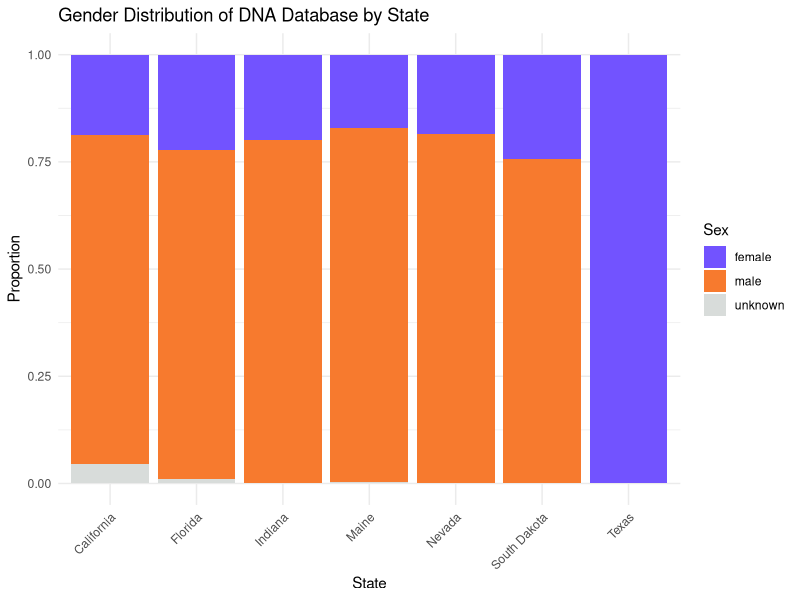
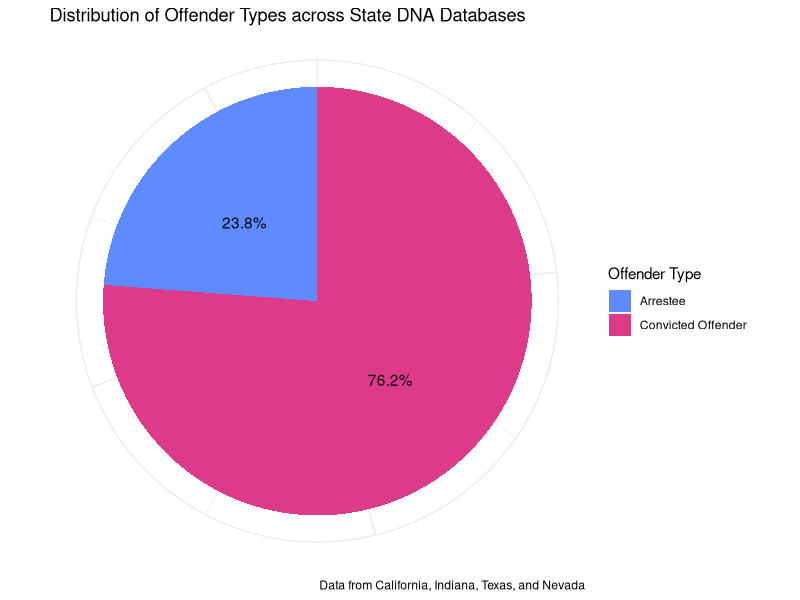
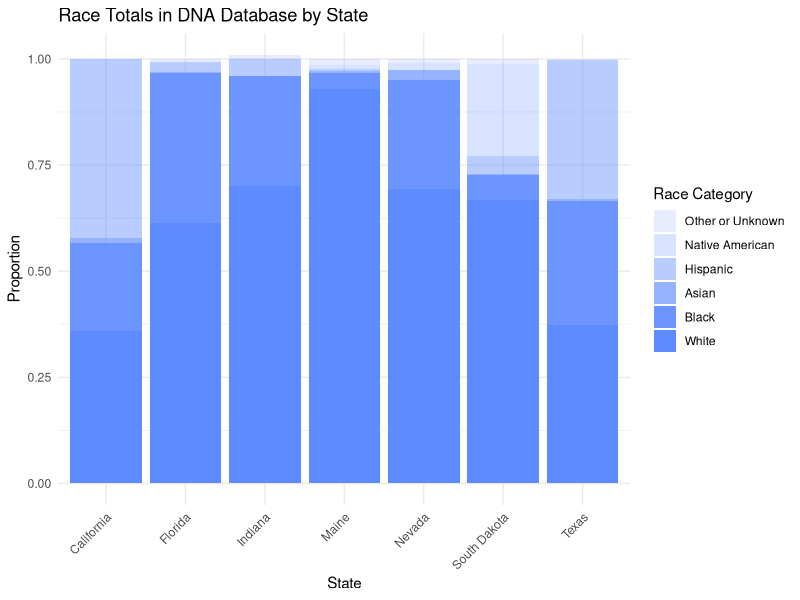
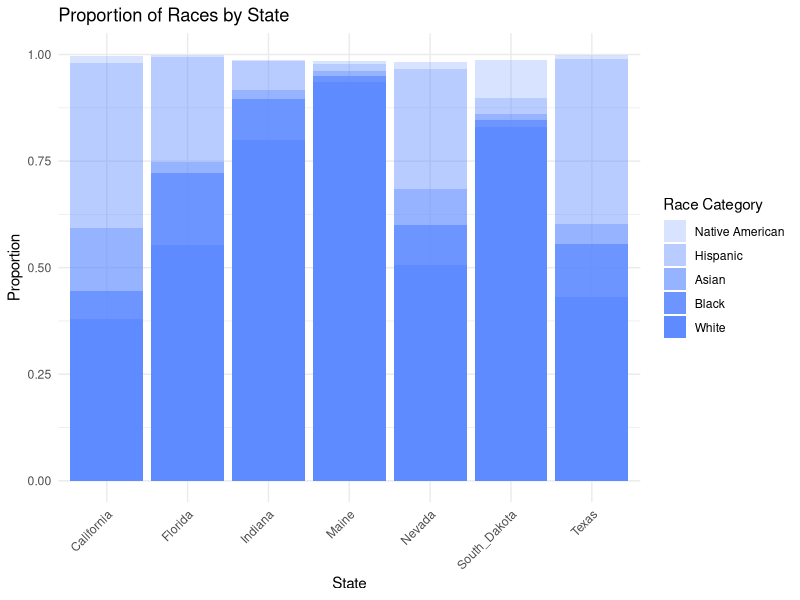
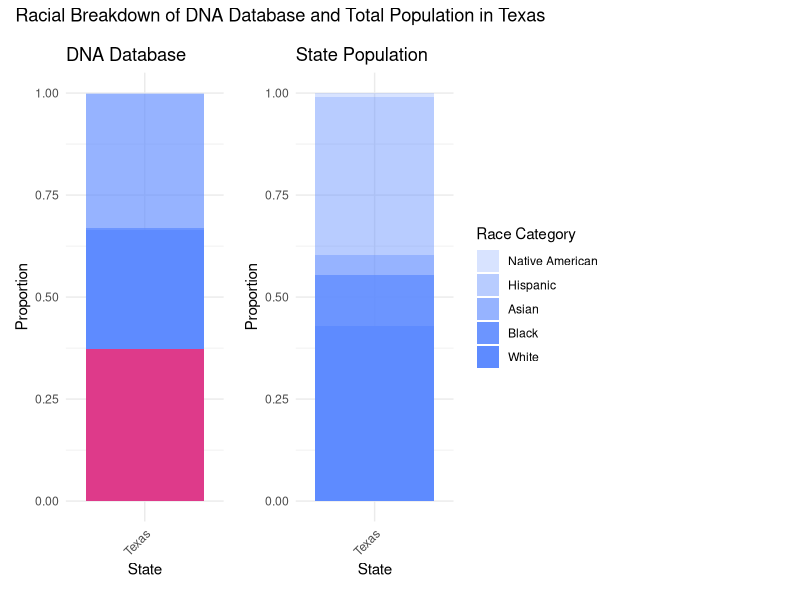
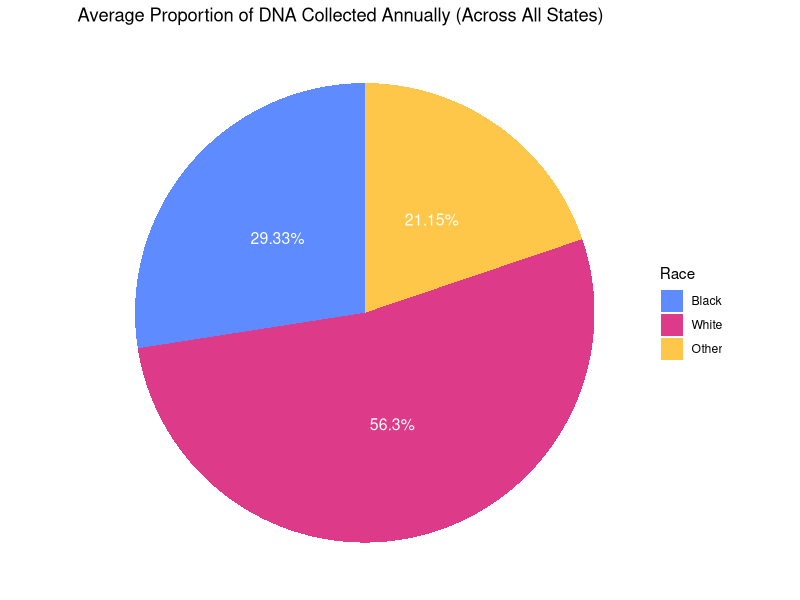
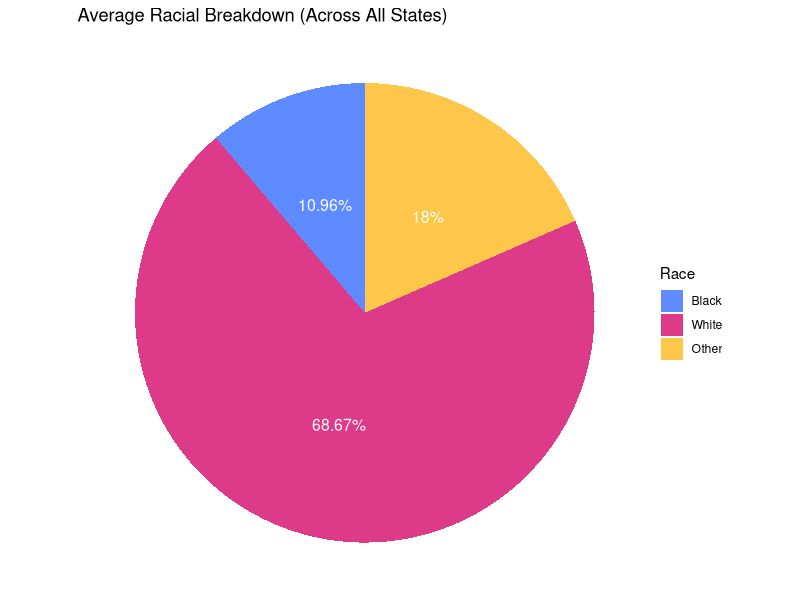
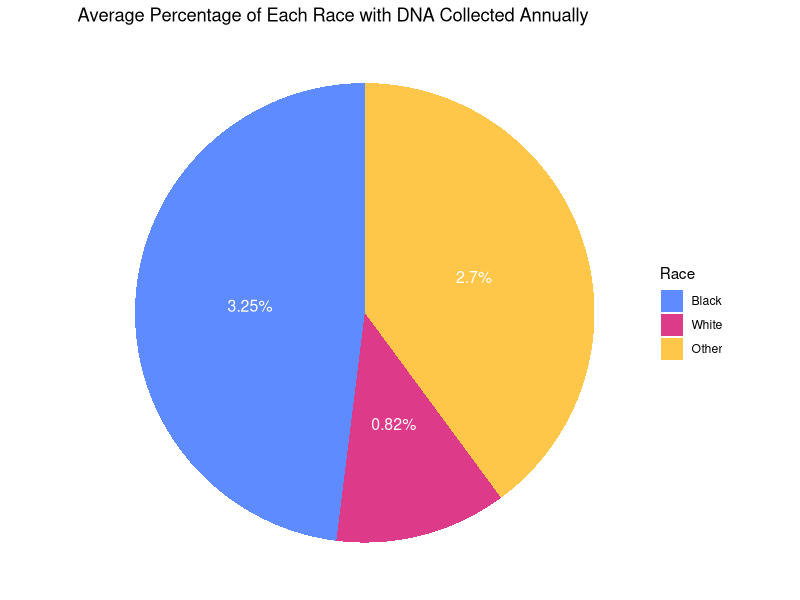

Write the R code that produced these figures, in order.
## ---- chunk 1

knitr::opts_chunk$set(eval = TRUE, echo = FALSE, warning = FALSE, fig.width = 7, fig.height = 6)

if (!requireNamespace("tidyverse", quietly = TRUE)) {
  install.packages("tidyverse")
}

if (!requireNamespace("knitr", quietly = TRUE)) {
  install.packages("knitr")
}

if (!requireNamespace("patchwork", quietly = TRUE)) {
  install.packages("patchwork")
}


library(tidyverse)
library(knitr)
library(patchwork)
## ---- chunk 2
data <- read_csv("data/Murphy_Appendix_all_data.csv", show_col_types = FALSE) 

## ---- chunk 3
data <- data |>
  select(-file) 
## ---- chunk 4
  data <- data |> 
      mutate(
        # Check if 'proportion' is in the variable_detailed
        is_proportion = grepl("proportion", variable_detailed, ignore.case = TRUE),
         
        # Create value_type based on the presence of 'proportion'
        value_type = ifelse(is_proportion, 
                          "proportion", 
                          "number"),
          
          # Remove 'proportion' text from variable_detailed
          variable_detailed = ifelse(is_proportion, gsub("proportion", "", variable_detailed, ignore.case = TRUE), variable_detailed),
          
          # Trim whitespace
          variable_detailed = trimws(variable_detailed),
          
          # cleaned variable_detailed to numeric
          variable_detailed_numeric = suppressWarnings(as.numeric(variable_detailed)),
          
          # Update value_type to "number" if variable_detailed_numeric is greater than 1
          value_type = ifelse(!is.na(variable_detailed_numeric) & variable_detailed_numeric > 1, 
                              "number", 
                              value_type)
      ) |> 
      # Drop temporary columns
      select(-is_proportion, -variable_detailed_numeric)

## ---- chunk 5
data <- data |> 
    rename(variable_type = variatble_type)

## ---- chunk 6
#race
data <- data |> 
  mutate(
    variable_detailed = case_when(
      variable_type == "race" & grepl("\\basian\\b", variable_detailed, ignore.case = TRUE) ~ "asian_total",
      variable_type == "race" & grepl("\\bblack\\b", variable_detailed, ignore.case = TRUE) ~ "black_total",
      variable_type == "race" & grepl("\\bafrican_american\\b", variable_detailed, ignore.case = TRUE) ~ "black_total",
      variable_type == "race" & grepl("\\bblack_\\b", variable_detailed, ignore.case = TRUE) ~ "black_total",
      variable_type == "race" & grepl("\\bhispanic\\b", variable_detailed, ignore.case = TRUE) ~ "hispanic_total",
      variable_type == "race" & grepl("\\bhispanic_\\b", variable_detailed, ignore.case = TRUE) ~ "hispanic_total",
      variable_type == "race" & grepl("\\bnative\\b", variable_detailed, ignore.case = TRUE) ~ "native_american_total",
      variable_type == "race" & grepl("\\bamerican_indian\\b", variable_detailed, ignore.case = TRUE) ~ "native_american_total",
       variable_type == "race" & grepl("\\bnative_american\\b", variable_detailed, ignore.case = TRUE) ~ "native_american_total",
      variable_type == "race" & grepl("\\bwhite\\b", variable_detailed, ignore.case = TRUE) ~ "white_total",
      variable_type == "race" & grepl("\\bcausasian\\b", variable_detailed, ignore.case = TRUE) ~ "white_total",
      variable_type == "race" & grepl("\\bcaucasian\\b", variable_detailed, ignore.case = TRUE) ~ "white_total",
      variable_type == "race" & grepl("\\bcausasian_\\b", variable_detailed, ignore.case = TRUE) ~ "white_total",
      variable_type == "race" & grepl("\\bother\\b", variable_detailed, ignore.case = TRUE) ~ "other_total",
      variable_type == "race" & grepl("\\basian_offender\\b", variable_detailed, ignore.case = TRUE) ~ "asian_convicted_offender",
      variable_type == "race" & grepl("\\bblack_offender\\b", variable_detailed, ignore.case = TRUE) ~ "black_convicted_offender",
      variable_type == "race" & grepl("\\bhispanic_offender\\b", variable_detailed, ignore.case = TRUE) ~ "hispanic_convicted_offender",
      variable_type == "race" & grepl("\\bnative_american_offender\\b", variable_detailed, ignore.case = TRUE) ~ "native_american_convicted_offender",
      variable_type == "race" & grepl("\\bwhite_offender\\b", variable_detailed, ignore.case = TRUE) ~ "white_convicted_offender",
      variable_type == "race" & grepl("\\bcaucasian_offender\\b", variable_detailed, ignore.case = TRUE) ~ "white_convicted_offender",
      variable_type == "race" & grepl("\\bcaucasian_convicted_offender\\b", variable_detailed, ignore.case = TRUE) ~ "white_convicted_offender",
      variable_type == "race" & grepl("\\bother_offender\\b", variable_detailed, ignore.case = TRUE) ~ "other_convicted_offender",
      variable_type == "race" & grepl("\\bafrican_american__convicted_offender\\b", variable_detailed, ignore.case = TRUE) ~ "black_convicted_offender",
      variable_type == "race" & grepl("\\bafrican_american_convicted_offender\\b", variable_detailed, ignore.case = TRUE) ~ "black_convicted_offender",
      variable_type == "race" & grepl("\\bafrican_american_offender\\b", variable_detailed, ignore.case = TRUE) ~ "black_convicted_offender",
      variable_type == "race" & grepl("\\bafrican_american_arrestee\\b", variable_detailed, ignore.case = TRUE) ~ "black_arrestee",
      variable_type == "race" & grepl("\\bcaucasian_arrestee\\b", variable_detailed, ignore.case = TRUE) ~ "white_arrestee",
      TRUE ~ variable_detailed
    ))
    
#DNA collection breakdown
data <- data |> 
  mutate(
    variable_detailed = case_when(
      variable_type == "DNA_collection_breakdown" & grepl("asian", variable_detailed, ignore.case = TRUE) ~ "asian_annual",
      variable_type == "DNA_collection_breakdown" & grepl("black", variable_detailed, ignore.case = TRUE) ~ "black_annual",
      variable_type == "DNA_collection_breakdown" & grepl("hispanic", variable_detailed, ignore.case = TRUE) ~ "hispanic_annual",
      variable_type == "DNA_collection_breakdown" & grepl("native", variable_detailed, ignore.case = TRUE) ~ "native_american_annual",
      variable_type == "DNA_collection_breakdown" & grepl("white", variable_detailed, ignore.case = TRUE) ~ "white_annual",
      variable_type == "DNA_collection_breakdown" & grepl("other", variable_detailed, ignore.case = TRUE) ~ "other_annual",
      TRUE ~ variable_detailed
    )
  )
    
## ---- chunk 7
# Update 'variable_type' to 'race' where it is 'DNA_collection_breakdown'

data <- data |> 
  mutate(
    variable_type = ifelse(variable_type == "DNA_collection_breakdown", "race", variable_type))
## ---- chunk 8
#state demographic
data <- data |> 
  mutate(
    variable_detailed = case_when(
      variable_type == "state_demographic" & grepl("asian", variable_detailed, ignore.case = TRUE) ~ "asian_state",
      variable_type == "state_demographic" & grepl("black", variable_detailed, ignore.case = TRUE) ~ "black_state",
      variable_type == "state_demographic" & grepl("hispanic", variable_detailed, ignore.case = TRUE) ~ "hispanic_state",
      variable_type == "state_demographic" & grepl("native", variable_detailed, ignore.case = TRUE) ~ "native_american_state",
      variable_type == "state_demographic" & grepl("white", variable_detailed, ignore.case = TRUE) ~ "white_state",
      variable_type == "state_demographic" & grepl("other", variable_detailed, ignore.case = TRUE) ~ "other_state",
      TRUE ~ variable_detailed
    )
  )

## ---- chunk 9
# Update 'variable_type' to 'race' where it is 'state_demographic'

data <- data |> 
  mutate(
    variable_type = ifelse(variable_type == "state_demographic", "race", variable_type))
## ---- chunk 10
#population data collected variables
data <- data |> 
  mutate(
    variable_detailed = case_when(
      variable_type == "population_data_collected" & grepl("asian", variable_detailed, ignore.case = TRUE) ~ "asian_pop_collected",
      variable_type == "population_data_collected" & grepl("black", variable_detailed, ignore.case = TRUE) ~ "black_pop_collected",
      variable_type == "population_data_collected" & grepl("hispanic", variable_detailed, ignore.case = TRUE) ~ "hispanic_pop_collected",
      variable_type == "population_data_collected" & grepl("native", variable_detailed, ignore.case = TRUE) ~ "native_american_pop_collected",
      variable_type == "population_data_collected" & grepl("white", variable_detailed, ignore.case = TRUE) ~ "white_pop_collected",
      variable_type == "population_data_collected" & grepl("other", variable_detailed, ignore.case = TRUE) ~ "other_pop_collected",
      TRUE ~ variable_detailed
    )
  )
## ---- chunk 11
# Update 'variable_type' to 'race' where it is 'population_data_collected'

data <- data |> 
  mutate(
    variable_type = ifelse(variable_type == "population_data_collected", "race", variable_type))
## ---- chunk 12
#sex variable type
data <- data |> 
  mutate(
    variable_detailed = case_when(
      variable_type == "sex" & grepl("\\bfemale\\b", variable_detailed, ignore.case = TRUE) ~ "female_total",
      variable_type == "sex" & grepl("\\bfemale_\\b", variable_detailed, ignore.case = TRUE) ~ "female_total",
      variable_type == "sex" & grepl("\\bfemales\\b", variable_detailed, ignore.case = TRUE) ~ "female_total",
      variable_type == "sex" & grepl("\\bfemale_offender\\b", variable_detailed, ignore.case = TRUE) ~ "female_convicted_offender",
      variable_type == "sex" & grepl("\\bmale\\b", variable_detailed, ignore.case = TRUE) ~ "male_total",
      variable_type == "sex" & grepl("\\bmale_\\b", variable_detailed, ignore.case = TRUE) ~ "male_total",
      variable_type == "sex" & grepl("\\bmales\\b", variable_detailed, ignore.case = TRUE) ~ "male_total",
      TRUE ~ variable_detailed 
    )
  )
## ---- chunk 13
data <- data |> 
  mutate(
    variable_type = ifelse(variable_type == "gender", "sex", variable_type))
## ---- chunk 14
data <- data |> 
  mutate(
    variable_detailed = case_when(
      variable_type == "offender_type" & grepl("\\barrestee\\b", variable_detailed, ignore.case = TRUE) ~ "arrestee_total",
      variable_type == "offender_type" & grepl("\\barrested_offender\\b", variable_detailed, ignore.case = TRUE) ~ "arrestee_total",
      variable_type == "offender_type" & grepl("\\bconvicted_offender\\b", variable_detailed, ignore.case = TRUE) ~ "convicted_offender_total",
      variable_type == "offender_type" & grepl("\\bconviceted_offender\\b", variable_detailed, ignore.case = TRUE) ~ "convicted_offender_total",
      variable_type == "offender_type" & grepl("\\boffender\\b", variable_detailed, ignore.case = TRUE) ~ "convicted_offender_total",
      TRUE ~ variable_detailed 
    )
  )
## ---- chunk 15
write.csv(data, "data/murphy_foia_cleaned.csv")
## ---- chunk 16
data_sample <- data |> sample_n(5)
kable(data_sample, caption = "Sample of the Full Data")
## ---- chunk 17
#creating gender database
data_gender <- data |> 
  filter(variable_type == "sex")
## ---- chunk 18

#California totals
california_totals <- data_gender |> 
  filter(State == "California") |> 
  summarise(
    male_total = sum(value[grepl("male", variable_detailed, ignore.case = TRUE)]),
    female_total = sum(value[grepl("female", variable_detailed, ignore.case = TRUE)]),
    unknown_total = sum(value[grepl("unknown", variable_detailed, ignore.case = TRUE)])
  ) 

california_totals <- california_totals |>  
  pivot_longer(cols = everything(), names_to = "variable_detailed", values_to = "value")|> 
  mutate(
    State = "California",
    variable_type = "sex",
    value_type = "proportion"
  )
## ---- chunk 19
#create dataset with gender values as proportions only
data_gender_proportions <- data_gender  |> 
  group_by(State, variable_type, value_type) |>   # group by columns
  mutate(proportion = value / sum(value)) |>      # calculate proportion
  ungroup() |>                                    # Ungroup
  select(-value, -value_type)|>                   # remove value and value_type
  rename(proportion_value = proportion)           # Rename new column

data_gender_simplified <- data_gender_proportions |> 
  mutate(
 simplified_sex = case_when(
      str_detect(variable_detailed, "\\bmale\\b") ~ "male",
      str_detect(variable_detailed, "\\bmale_total\\b") ~ "male",
      str_detect(variable_detailed, "\\bmale_convicted_offender\\b") ~ "male",
      str_detect(variable_detailed, "\\bmale_arrestee\\b") ~ "male",
      str_detect(variable_detailed, "\\bfemale_total\\b") ~ "female",
      str_detect(variable_detailed, "\\bfemale_convicted_offender\\b") ~ "female",
      str_detect(variable_detailed, "\\bfemale_offender\\b") ~ "female",
      str_detect(variable_detailed, "\\bfemale_arrestee\\b") ~ "female",
      str_detect(variable_detailed, "\\bfemale\\b") ~ "female",
      TRUE ~ "unknown"
    )
  ) |> 
  group_by(State, simplified_sex) |> 
  summarize(total_value = sum(proportion_value), .groups = 'drop')

#stacked bar chart simplified
ggplot(data_gender_simplified, aes(x = State, y = total_value, fill = simplified_sex)) +
  geom_bar(stat = "identity") +  # Stacked bar chart by default
  scale_fill_manual(values = c("#7253FF", "#f77A2E", "#D8DCDA")) +  # color palette
  labs(y = "Proportion", x = "State", title = "Gender Distribution of DNA Database by State", fill = "Sex") +
  theme_minimal() +
  theme(axis.text.x = element_text(angle = 45, hjust = 1))

## ---- chunk 20
data_offender_type <- data |> 
  filter(variable_type == "offender_type")

#pie chart of offender type

# Rename the offender types
data_offender_type_renamed <- data_offender_type |> 
  mutate(variable_detailed = case_when(
    variable_detailed == "arrestee_total" ~ "Arrestee",
    variable_detailed == "convicted_offender_total" ~ "Convicted Offender",
    TRUE ~ variable_detailed
  ))

# Filter and group by offender type, then summarize
data_offender_type_summarized <- data_offender_type_renamed |> 
  filter(variable_detailed %in% c("Arrestee", "Convicted Offender")) |> 
  group_by(variable_detailed) |> 
  summarize(total_value = sum(value, na.rm = TRUE))

# Calculate total sum of the summarized data
full_value <- sum(data_offender_type_summarized$total_value, na.rm = TRUE)

# Calculate percentages and create labels
data_offender_type_summarized <- data_offender_type_summarized |> 
  mutate(percentage = total_value / full_value * 100,
         label = paste0(round(percentage, 1), "%"))

# Create the pie chart
ggplot(data_offender_type_summarized, aes(x = "", y = total_value, fill = variable_detailed)) +
  geom_bar(stat = "identity", width = 1) +
  coord_polar("y") +  # Converts bar chart to pie chart
  labs(title = "Distribution of Offender Types across State DNA Databases", caption = "Data from California, Indiana, Texas, and Nevada", fill = "Offender Type") +
  geom_text(aes(label = label), position = position_stack(vjust = 0.5)) +
  theme_minimal() +
  theme(axis.title.x = element_blank(),
        axis.title.y = element_blank(),
        axis.ticks = element_blank(),
        axis.text = element_blank()) +
  scale_fill_manual(values = c("#5E8BFF", "#DE3A8A"))

## ---- chunk 21
#create data set with variable_type "race"
data_race <- data |> 
  filter(variable_type == "race")

#Summary stats
data_state <- data_race |> 
  filter(str_detect(variable_detailed, "_state"))

black_state <- data_state |> 
  filter(variable_detailed == "black_state") |>
  mutate(percentage = round(value * 100, 2))

# Top 3 states with the highest value for "black_state"
top_3_highest <- black_state |> 
  arrange(desc(percentage)) |> 
  slice_head(n = 3) |> 
  select(State, percentage)

# Top 3 states with the lowest value for "black_state"
top_3_lowest <- black_state |> 
  arrange(percentage) |> 
  slice_head(n = 3) |> 
  select(State, percentage)

# Average value for "black_state" across all states
average_black <- black_state |> 
  summarise(average_proportion = mean(value, na.rm = TRUE) * 100)

# Output the results

kable(top_3_highest, caption = "States with Highest Black Population", format = "markdown")

# Display the top 3 lowest states table
kable(top_3_lowest, caption = "States with Lowest Black Population", format = "markdown")
## ---- chunk 22
# Display the average value table
kable(average_black, caption = "Average Black Population Proportion Across All States", format = "markdown")


## ---- chunk 23
#create a data set with totals combining "convicted_offender" and "arrestee" data into totals by race
convicted_arrestee_totals <- data_race |> 
  filter(str_detect(variable_detailed, "_convicted_offender|_arrestee")) |> 
  mutate(variable_detailed = str_replace(variable_detailed, "_convicted_offender|_arrestee", "_total")) |> 
  group_by(State, variable_detailed) |> 
  summarize(value = sum(value), .groups = 'drop') |>
  mutate(value_type = "number")

# Combine and process race_totals
race_totals <- data_race |> 
  mutate(variable_detailed = case_when(
    str_detect(variable_detailed, "other_total|unknown") ~ "other_or_unknown",
    TRUE ~ variable_detailed
  )) |> 
  filter(str_detect(variable_detailed, "_total") | str_detect(variable_detailed, "other_or_unknown"))

# Add convicted_arrestee_totals to race_totals
race_totals <- race_totals |> 
  bind_rows(convicted_arrestee_totals) |> 
  group_by(State, variable_detailed) |> 
  summarize(value = sum(value), value_type = first(value_type), .groups = 'drop') |> 
  ungroup()

# Calculate the proportion value within each state
race_totals <- race_totals |> 
  group_by(State) |> 
  mutate(proportion_value = ifelse(value_type == "number", value / sum(value), NA)) |> 
  ungroup()

#keep already calculated proportions and remove value_type column
race_totals <- race_totals |> 
  mutate(proportion_value = ifelse(is.na(proportion_value), value, proportion_value)) |> 
  select(-value_type)

race_totals <- race_totals |> 
  mutate(percentage = round(proportion_value * 100, 2))

# Replace race category names for clarity
race_totals <- race_totals |> 
  mutate(variable_detailed = case_when(
    variable_detailed == "white_total" ~ "White",
    variable_detailed == "black_total" ~ "Black",
    variable_detailed == "asian_total" ~ "Asian",
    variable_detailed == "hispanic_total" ~ "Hispanic",
    variable_detailed == "native_american_total" ~ "Native American",
    variable_detailed == "other_total" ~ "Other or Unknown",
    variable_detailed == "other_or_unknown" ~ "Other or Unknown",
    TRUE ~ variable_detailed
  ))

average_black_database <- race_totals |> 
  filter(variable_detailed == "Black") |> 
  summarise(average_proportion = mean(percentage, na.rm = TRUE))

#and calculate average proportion of black people in DNA databases (use race_totals)
kable(average_black_database, caption = "Average Black Proportion In DNA Databases Across All States", format = "markdown")
## ---- chunk 24


# Set the desired order for race categories
desired_order <- c("Other or Unknown", "Native American", "Hispanic", "Asian", "Black", "White")

# Create the bar plot
ggplot(race_totals |> 
       mutate(variable_detailed = factor(variable_detailed, levels = desired_order)),
       aes(x = State, y = proportion_value, fill = variable_detailed)) +
  geom_bar(stat = "identity") + 
  labs(title = "Race Totals in DNA Database by State",
       x = "State",
       y = "Proportion",
       fill = "Race Category") +
  scale_fill_manual(values = c("#5E8BFF26", "#5E8BFF3D", "#5E8BFF70", "#5E8BFFA6","#5E8BFFE8", "#5E8BFF", "#DE3A8A")) +
  theme_minimal() +
  theme(axis.text.x = element_text(angle = 45, hjust = 1))

## ---- chunk 25

#bar plot of state totals

selected_states <- c("California", "Florida", "Indiana", "Maine", "Nevada", "South_Dakota", "Texas")

select_states <- data_state |> 
  filter(State %in% selected_states) |> 
  mutate(variable_detailed = case_when(
    variable_detailed == "white_state" ~ "White",
    variable_detailed == "black_state" ~ "Black",
    variable_detailed == "asian_state" ~ "Asian",
    variable_detailed == "hispanic_state" ~ "Hispanic",
    variable_detailed == "native_american_state" ~ "Native American",
    TRUE ~ variable_detailed
  ))

desired_order <- c("Native American", "Hispanic", "Asian", "Black", "White")

ggplot(select_states |>
       mutate(variable_detailed = factor(variable_detailed, levels = desired_order)),
       aes(x = State, y = value, fill = variable_detailed)) +
  geom_bar(stat = "identity") +
  labs(title = "Proportion of Races by State", x = "State", y = "Proportion", fill = "Race Category") +
  scale_fill_manual(values = c("#5E8BFF3D", "#5E8BFF70", "#5E8BFFA6","#5E8BFFE8", "#5E8BFF", "#DE3A8A")) +
  theme_minimal() +
  theme(axis.text.x = element_text(angle = 45, hjust = 1))

#side by side plots
desired_order <- c("Other or Unknown", "Native American", "Hispanic", "Asian", "Black", "White")

selected_states <- c("Texas")

plot1 <- ggplot(race_totals |> 
        filter(State %in% selected_states) |> 
       mutate(variable_detailed = factor(variable_detailed, levels = desired_order)),
       aes(x = State, y = proportion_value, fill = variable_detailed)) +
  geom_bar(stat = "identity") + 
  labs(title = "DNA Database",
       x = "State",
       y = "Proportion") +
  scale_fill_manual(values = c("#5E8BFF3D", "#5E8BFF70", "#5E8BFFA6","#5E8BFFE8", "#5E8BFF", "#DE3A8A")) +
  theme_minimal() +
  theme(legend.position = "none") +
  theme(axis.text.x = element_text(angle = 45, hjust = 1))

data_state <- data_race |> 
  filter(str_detect(variable_detailed, "_state"))

selected_states <- c("Texas")

select_states <- data_state |> 
  filter(State %in% selected_states) |> 
  mutate(variable_detailed = case_when(
    variable_detailed == "white_state" ~ "White",
    variable_detailed == "black_state" ~ "Black",
    variable_detailed == "asian_state" ~ "Asian",
    variable_detailed == "hispanic_state" ~ "Hispanic",
    variable_detailed == "native_american_state" ~ "Native American",
    TRUE ~ variable_detailed
  ))

desired_order <- c("Native American", "Hispanic", "Asian", "Black", "White")

plot2 <- ggplot(select_states |>
       mutate(variable_detailed = factor(variable_detailed, levels = desired_order)),
       aes(x = State, y = value, fill = variable_detailed)) +
  geom_bar(stat = "identity") +
  labs(title = "State Population", x = "State", y = "Proportion", fill = "Race Category") +
  scale_fill_manual(values = c("#5E8BFF3D", "#5E8BFF70", "#5E8BFFA6","#5E8BFFE8", "#5E8BFF", "#DE3A8A")) +
  theme_minimal() +
  theme(axis.text.x = element_text(angle = 45, hjust = 1))
## ---- chunk 26
combined_plot <- plot1 + plot2 +
  theme(plot.margin = margin(10, 10, 10, 10)) +
  plot_annotation(title = "Racial Breakdown of DNA Database and Total Population in Texas") +
  plot_spacer()
combined_plot

## ---- chunk 27
#Racial Breakdown of Annual DNA Collection - extremes and averages (states with highest collection and average for black people and white people)
data_annual <- data_race |> 
  filter(value_type == "proportion" & str_detect(variable_detailed, "_annual"))

# Filter for Black annual data
black_annual <- data_annual |> 
  filter(str_detect(variable_detailed, "black_annual"))

avg_black_annual <- black_annual |> 
  summarise(percentage = round(mean(value, na.rm = TRUE) * 100, 2))

#and calculate average proportion of black people with DNA collected annually
kable(avg_black_annual, caption = "Average Proportion of DNA collected Annually that is from Black Americans (Across All States)", format = "markdown")

white_annual <- data_annual |> 
  filter(str_detect(variable_detailed, "white_annual"))

avg_white_annual <- white_annual |> 
  summarise(percentage = round(mean(value, na.rm = TRUE) * 100, 2))

#and calculate average proportion of black people with DNA collected annually
kable(avg_white_annual, caption = "Average Proportion of DNA collected Annually from White Americans (Across All States)", format = "markdown")
## ---- chunk 28
data_annual_pie <- data_annual |> 
  mutate(race_category = case_when(
    str_detect(variable_detailed, "black_annual") ~ "Black",
    str_detect(variable_detailed, "white_annual") ~ "White",
    TRUE ~ "Other")) |> 
    group_by(State, race_category) |> 
  summarise(total_value = sum(value, na.rm = TRUE), .groups = "keep")

summary_data_annual_pie <- data_annual_pie |> 
  group_by(race_category) |> 
  summarise(avg_data_annual = mean(total_value, na.rm = TRUE))

summary_data_annual_pie <- summary_data_annual_pie |> 
  mutate(label = paste0(round(avg_data_annual * 100, 2), "%")) |> 
  mutate(race_category = factor(race_category, levels = c("Black", "White", "Other")))

# Create the pie chart
ggplot(summary_data_annual_pie, aes(x ="", y = avg_data_annual, fill = race_category)) +
  geom_bar(stat = "identity", width = 1) +
  coord_polar("y") +
   geom_text(aes(label = label), position = position_stack(vjust = 0.5), color = "white", size = 4) +
  theme_void() +
  labs(title = "Average Proportion of DNA Collected Annually (Across All States)",
       fill = "Race") +
  scale_fill_manual(values = c("#5E8BFF", "#DE3A8A", "#FFB000B5"))

data_state <- data_state |> 
  mutate(race_category = case_when(
    str_detect(variable_detailed, "black_state") ~ "Black",
    str_detect(variable_detailed, "white_state") ~ "White",
    TRUE ~ "Other")) |> 
    group_by(State, race_category) |> 
  summarise(total_value = sum(value, na.rm = TRUE), .groups = "keep")

summary_data_state <- data_state |> 
  group_by(race_category) |> 
  summarise(avg_data_state = mean(total_value, na.rm = TRUE))

summary_data_state <- summary_data_state |> 
  mutate(label = paste0(round(avg_data_state * 100, 2), "%")) |> 
  mutate(race_category = factor(race_category, levels = c("Black", "White", "Other")))

# Create the pie chart
ggplot(summary_data_state, aes(x ="", y = avg_data_state, fill = race_category)) +
  geom_bar(stat = "identity", width = 1) +
  coord_polar("y") +
   geom_text(aes(label = label), position = position_stack(vjust = 0.5), color = "white", size = 4) +
  theme_void() +
  labs(title = "Average Racial Breakdown (Across All States)",
       fill = "Race") +
  scale_fill_manual(values = c("#5E8BFF", "#DE3A8A", "#FFB000B5"))

#combined_plot <- plot1 + plot2 +
#  plot_annotation(title = "Side by Side Pie Charts of Proportion of Races with DNA #Collected and Racial Breakdown of the Population Across All States") +
#  plot_layout(ncol = 2) & theme(plot.margin = unit(c(1, 2, 1, 2), "cm")) +
#  plot_spacer()
#combined_plot
## ---- chunk 29
# Find the state with the highest value of black_annual
state_highest_black_annual <- black_annual |> 
  filter(value == max(value, na.rm = TRUE)) |> 
  mutate(percentage = value * 100) |> 
  select(State, percentage)

# Find the state with the lowest value of black_annual
state_lowest_black_annual <- black_annual |> 
  filter(value == min(value, na.rm = TRUE)) |> 
  mutate(percentage = value * 100) |> 
  select(State, percentage)

# Print the results
kable(state_highest_black_annual, caption = "State with Highest Proportion of Black American DNA Collected Annually", format = "markdown")
kable(state_lowest_black_annual, caption = "State with Lowest Proportion of Black American DNA Collected Annually", format = "markdown")


# Find the state with the highest value of white_annual
state_highest_white_annual <- white_annual |> 
  filter(value == max(value, na.rm = TRUE)) |> 
  mutate(percentage = value * 100) |> 
  select(State, percentage)

# Find the state with the lowest value of white_annual
state_lowest_white_annual <- white_annual |> 
  filter(value == min(value, na.rm = TRUE)) |> 
  mutate(percentage = value * 100) |> 
  select(State, percentage)

# Print the results
kable(state_highest_white_annual, caption = "State with Highest Proportion of White American DNA Collected Annually", format = "markdown")
kable(state_lowest_white_annual, caption = "State with Lowest Proportion of White American DNA Collected Annually", format = "markdown")



## ---- chunk 30
#Graph showing stats of percent of population 

data_pop_collected <- data_race |> 
  filter(str_detect(variable_detailed, "_pop_collected")) |> 
  mutate(race_category = case_when(
    str_detect(variable_detailed, "black") ~ "Black",
    str_detect(variable_detailed, "white") ~ "White",
    TRUE ~ "Other"
  )) |> 
    group_by(State, race_category) |> 
  summarise(total_value = sum(value, na.rm = TRUE), .groups = "keep")

summary_pop_collected <- data_pop_collected |> 
  group_by(race_category) |> 
  summarise(avg_pop_collected = mean(total_value, na.rm = TRUE))

summary_pop_collected <- summary_pop_collected |> 
  mutate(label = paste0(round(avg_pop_collected * 100, 2), "%")) |> 
  mutate(race_category = factor(race_category, levels = c("Black", "White", "Other")))

# Create the pie chart
ggplot(summary_pop_collected, aes(x ="", y = avg_pop_collected, fill = race_category)) +
  geom_bar(stat = "identity", width = 1) +
  coord_polar("y") +
   geom_text(aes(label = label), position = position_stack(vjust = 0.5), color = "white", size = 4) +
  theme_void() +
  labs(title = "Average Percentage of Each Race with DNA Collected Annually",
       fill = "Race") +
  scale_fill_manual(values = c("#5E8BFF", "#DE3A8A", "#FFB000B5"))

## ---- chunk 31


